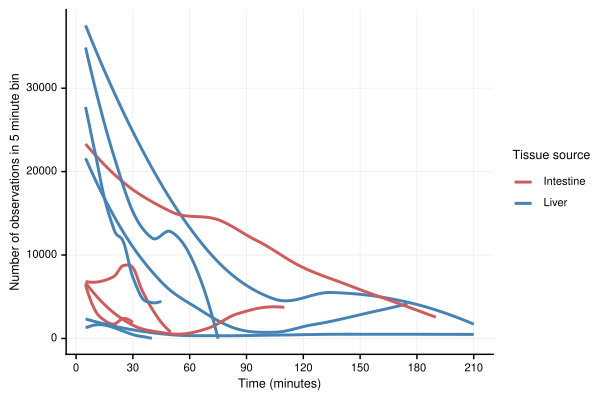

Generate this figure with R:
library(tidyverse)
library(ggtext)
library(ggbeeswarm)
library(cowplot)
library(here)

source(here("utils", "helper_functions.R"))

# import ----------------------------------------------------------------
# start at line 25

# long_df <- feathers |>
#   filter(date %in% c('20250626', '20250703', '20250717'))

# # keep any track > 10 seconds (15 FPS)
# long_frame_filter <- long_df |>
#   group_by(video, particle) |>
#   tally() |>
#   filter(n > 150)

# long_filtered <- long_frame_filter |>
#   select(-n) |>
#   left_join(long_df)

long_filtered <- read_rds(here("Fig4", "long_filtered.rds"))

# nest_cols <- c("date", "video", "particle")
# long_nested <- quick_nest(long_filtered, nest_cols)

# long_track_summary <- calculate_track_features_parallel(
#   long_nested,
#   fps = 15,
#   chunk_size = 500
# )

long_track_summary <- read_rds(here("Fig4", "long_track_summary.rds"))

long_tracks <- long_track_summary |>
  unnest(c(data)) |>
  mutate(
    camera = str_extract(video, "[0-9]{8}$"),
    tissue = case_when(
      camera %in% c("24568709", "24568744") ~ "intestine",
      camera %in% c("25128038", "25112214") ~ "liver"
    ),
    .before = particle
  ) |>
  # a bit of filtration
  filter(
    speed_mean > 5,
    net_displacement > 100,
    sd_x > 10 & sd_y > 10
  )

# binning

max_frames <- 4 * 60 * 60 * 15
interval <- 5 * 60 * 15 # 5 minutes in frames

(attrition_plot <- long_tracks |>
  ungroup() |>
  mutate(
    chunk = cut(
      frame,
      breaks = seq(0, max_frames, by = interval),
      include.lowest = TRUE,
      labels = FALSE
    ) *
      5
  ) |>
  group_by(video, tissue, chunk) |>
  tally() |>
  ggplot() +
  geom_smooth(
    aes(x = chunk, y = n, group = video, color = tissue),
    se = FALSE
  ) +
  scale_x_continuous(
    breaks = seq(0, max_frames / 15 / 60, by = 30),
    labels = seq(0, max_frames / 15 / 60, by = 30)
  ) +
  scale_color_manual(
    values = c("intestine" = "indianred", "liver" = "steelblue"),
    labels = c("intestine" = "Intestine", "liver" = "Liver")
  ) +
  labs(
    x = "Time (minutes)",
    y = "Number of observations in 5 minute bin",
    color = "Tissue source"
  ) +
  theme_half_open() +
  theme(
    panel.grid = element_line(colour = "grey92", size = rel(0.5)),
    panel.grid.minor = element_blank(),
    axis.title = element_markdown(size = 9),
    axis.text.x = element_markdown(size = 8),
    axis.text.y = element_markdown(size = 8),
    legend.title = element_markdown(size = 9),
    legend.text = element_markdown(size = 8),
  ) +
  NULL)

save_plot(
  here("Fig4", "Fig4.pdf"),
  attrition_plot,
  base_height = 4,
  base_width = 6
)

long_chunked <- long_filtered |>
  group_by(video, particle) |>
  group_split() |>
  map_dfr(~ split_trajectory(.x, frame_rate = 15, chunk_duration_sec = 5))

lnest_cols <- c("date", "video", "particle", "subparticle")
long_nested <- quick_nest(long_chunked, nest_cols)

long_subtrack_summary <- calculate_track_features_parallel(
  long_nested,
  fps = 15,
  chunk_size = 1000
)

write_rds(long_subtrack_summary, here("long_subtrack_summary.rds"))

long_subtrack_summary <- read_rds(here('long_subtrack_summary.rds')) |>
  mutate(
    date = str_extract(video, "2025[0-9]{4}"),
    camera = str_extract(video, "[0-9]{8}$"),
    # response (generic variable so we can use fit_model across experiments) == region of interest
    tissue = case_when(
      camera %in% c("24568709", "24568744") ~ "intestine",
      camera %in% c("25128038", "25112214") ~ "liver"
    ),
    .before = data
  )

long_track_plot <- long_subtrack_summary |>
  unnest(c(data)) |>
  ggplot() +
  # geom_path(
  #   aes(x = x, y = y, group = particle, color = frame),
  #   linewidth = 0.1
  # ) +
  geom_point(aes(x = x, y = y, color = frame), size = 0.1) +
  facet_wrap(
    nrow = 2,
    facets = vars(date, camera, tissue),
    scales = "free_y"
  ) +
  scale_color_viridis_c() +
  theme_void() +
  theme(
    aspect.ratio = 1,
    legend.position = "right",
    axis.text.y = element_blank(),
    axis.title.y = element_blank(),
    axis.ticks.y = element_blank(),
    strip.text = element_markdown()
  )
long_track_plot
